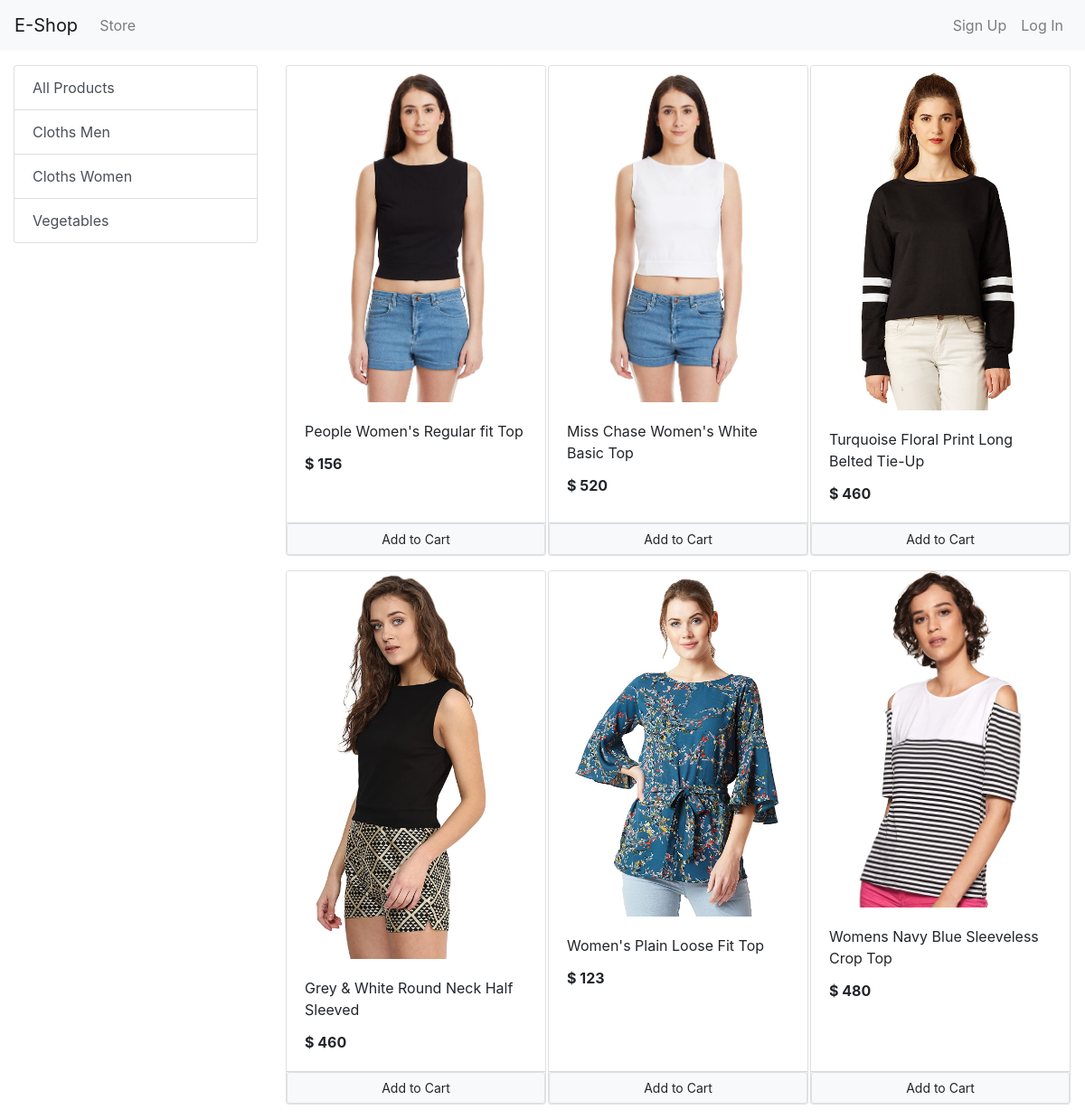
The app's page /?category=2 with its own data.
### store/models/category.py (models this page shows, shortened)
class Category(models.Model):
    name = models.CharField(max_length=20)
    @staticmethod
    def get_all_categories():
        return Category.objects.all()

### store/models/product.py (models this page shows, shortened)
class Product(models.Model):
    name = models.CharField(max_length=50)
    price = models.IntegerField(default=0)
    category = models.ForeignKey(Category, on_delete=models.CASCADE, default=1)
    description = models.CharField(max_length=200, default='', null=True, blank=True)
    image = models.ImageField(upload_to='uploads/products/')
    @staticmethod
    def get_all_products_by_categoryid(category_id):
        if category_id:
            return Product.objects.filter(category=category_id)
        else:
            return Product.get_all_products()

### store/views/home.py (the view, shortened to what this page needs)
# urls.py: path('', Index.as_view(), name="homepage"),
class Index(View):
    def get(self, request):
        cart = request.session.get('cart')
        if not cart:
            request.session['cart'] = {}
        products = None
        categories = Category.get_all_categories()
        categoryID = request.GET.get('category')
        if categoryID:
            products = Product.get_all_products_by_categoryid(categoryID)
        else:
            products = Product.get_all_products()
        data = {}
        data['products'] = products
        data['categories'] = categories
        return render(request, 'index.html', data)

### store/templatetags/cart.py (called while the page is built)
@register.filter(name='is_in_cart')
def is_in_cart(product, cart):
    keys = cart.keys()
    for id in keys:
        if int(id) == product.id:
            return True
    return False

### store/templates/index.html (shortened to what this page needs)
{% extends 'base.html' %}
{% block content %}
{% load cart %}
    <div class="container-fluid mt-3">
        <div class="row">
            <div class="col-lg-3 mx-auto">
                <ul class="list-group">
                <a href="/" class="list-group-item list-group-item-action "> All Products </a>
                    {% for category in categories %}
                    <a href="/?category={{ category.id }}" class="list-group-item list-group-item-action ">{{ category.name }}</a>
                    {% endfor %}
                </ul>
            </div>
            <div id="products" class="col-lg-9 mx-auto">
                <div class="row mx-auto">
                {% for product in products %}
                 <div class="card mx-auto mb-3" id="{{ product.id }}" style="width: 18rem; ">
                 <img src="{{ product.image.url }}" class="card-img-top" alt="...">
                <div class="card-body">
                <p class="card-title">{{ product.name }}</p>
                <p class="card-text"><b> $ {{ product.price}} </b></p>
                </div>
                 <div class=" card-footer p-0  ">
                     {% if product|is_in_cart:request.session.cart %}
                     <div class="row no-gutters ">
                      <form action="/#{{ product.id }}" method="post" class="col-2 ">
                             {% csrf_token %}
                             <input hidden type="text" name="product" value="{{ product.id }}">
                             <input hidden type="text" name="remove" value="True">
                             <input type="submit" value=" - " class="btn btn-block btn-secondary">
                         </form>
                     <div class="text-center col">{{ product|cart_quantity:request.session.cart  }} in cart</div>
                         <form action="/#{{ product.id }}" method="post" class="col-2 ">
                             {% csrf_token %}
                             <input hidden type="text" name="product" value="{{ product.id }}">
                             <input type="submit" value=" + " class="btn btn-block btn-secondary">
                         </form>
                      </div>
                     {% else %}
                       <form action="/#{{ product.id }}" method="POST" class="btn-block">
                         <input href="#" type="submit" class="btn btn-light btn-sm border form-control" value = "Add to Cart">
                      </form>
                     {% endif%}
                 </div>
                </div>
            {% endfor %}
             </div>
            </div>
        </div>
    </div>
{% endblock %}

### records on screen
Category: name "Cloths Men"
Category: name "Cloths Women"
Category: name "Vegetables"
Product: image (picture), name "People Women's Regular fit Top", price "156"
Product: image (picture), name "Miss Chase Women's White Basic Top", price "520"
Product: image (picture), name "Turquoise Floral Print Long Belted Tie-Up", price "460"
Product: image (picture), name "Grey & White Round Neck Half Sleeved", price "460"
Product: image (picture), name "Women's Plain Loose Fit Top", price "123"
Product: image (picture), name "Womens Navy Blue Sleeveless Crop Top", price "480"
